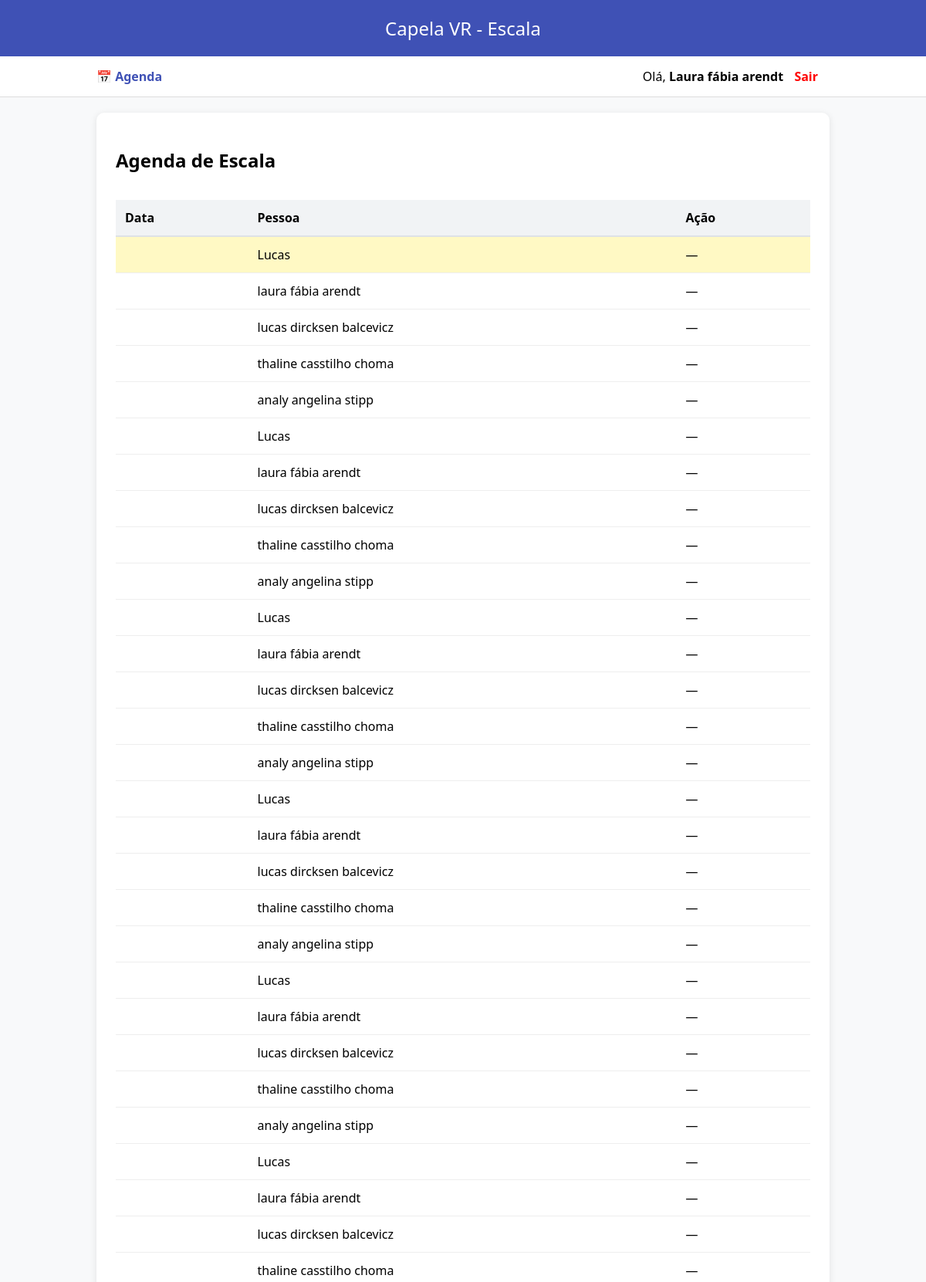
Page / (signed in, upper part) on the committed database.
### tables this page shows
CREATE TABLE pessoas (
                id INTEGER PRIMARY KEY AUTOINCREMENT,
                nome TEXT NOT NULL,
                senha TEXT DEFAULT '1234',
                role TEXT DEFAULT 'user',
                primeiro_login INTEGER DEFAULT 1,
                ordem INTEGER NOT NULL,
                ativo INTEGER DEFAULT 1
            , login TEXT);

CREATE TABLE agenda (
                id INTEGER PRIMARY KEY AUTOINCREMENT,
                data DATE NOT NULL,
                pessoa_id INTEGER NOT NULL,
                FOREIGN KEY(pessoa_id) REFERENCES pessoas(id)
            );

### app.py (the view)
@app.route("/")
def agenda():
    hoje_dt = date.today()
    hoje_str = hoje_dt.strftime("%Y-%m-%d")
    dias_faltando = None
    proxima_data_obj = None
    with get_db() as db:
        c = db.cursor()
        c.execute("""
            SELECT
                agenda.id,
                agenda.data,
                strftime('%d-%m-%Y', agenda.data) AS data_recebeu,
                strftime('%d-%m-%Y', date(agenda.data, '+1 day')) AS data_entrega,
                pessoas.nome,
                agenda.pessoa_id
            FROM agenda
            JOIN pessoas ON pessoas.id = agenda.pessoa_id
            ORDER BY agenda.data
        """)
        dados = c.fetchall()
        if session.get('user_id'):
            c.execute("""
                SELECT data FROM agenda
                WHERE pessoa_id = ? AND data >= ?
                ORDER BY data ASC LIMIT 1
            """, (session['user_id'], hoje_str))
            res = c.fetchone()
            if res:
                proxima_data_obj = datetime.strptime(res['data'], "%Y-%m-%d").date()
                dias_faltando = (proxima_data_obj - hoje_dt).days
    return render_template("agenda.html", agenda=dados, hoje=hoje_str, dias_faltando=dias_faltando, proxima_data=proxima_data_obj)

### app.py (called while the page is built)
def get_db():
    conn = sqlite3.connect(DB_NAME, timeout=10)
    conn.row_factory = sqlite3.Row
    return conn

### templates/agenda.html (shortened to what this page needs)
{% extends "base.html" %}
{% block content %}
<div style="display: flex; justify-content: space-between; align-items: center;">
    <h2>Agenda de Escala</h2>
</div>
<table>
    <tr>
        <th>Data</th>
        <th>Pessoa</th>
        <th>Ação</th>
    </tr>
    {% for a in agenda %}
    <tr {% if a['data'] == hoje %} style="background: #fff9c4;" {% endif %}>
        <td>{{ a['data_br'] }}</td>
        <td>{{ a['nome'] }}</td>
        <td>
            {% if a['data'] == hoje and session['role'] == 'admin' %}
            <form method="post" action="/atrasar">
                <input type="number" name="dias" value="1" min="1" style="width: 40px;">
                <button type="submit">Atrasar</button>
            </form>
            {% else %} — {% endif %}
        </td>
    </tr>
    {% endfor %}
</table>
{% endblock %}

### templates/base.html (shortened to what this page needs)
<!DOCTYPE html>
<html>
<head>
    <link rel="stylesheet" href="{{ url_for('static', filename='style.css') }}">
</head>
<body>
    <header>Capela VR - Escala</header>
    <nav>
        <div style="display: flex; justify-content: space-between; max-width: 950px; margin: auto;">
            <div>
                <a href="/">📅 Agenda</a>
            </div>
            <div>
                {% if session.get('nome') %}
                    <span>Olá, <b>{{ session['nome']|capitalize }}</b></span>
                    <a href="/logout" style="color: red; margin-left: 10px;">Sair</a>
                {% else %}
                    <a href="/login">Entrar</a>
                {% endif %}
            </div>
        </div>
    </nav>
    <div class="container">
        {% block content %}{% endblock %}
    </div>
</body>
</html>

### static/style.css (style rules this page uses)
body { font-family: 'Segoe UI', sans-serif; background: #f8f9fa; margin: 0; padding: 0; }
header { background: #3f51b5; color: white; padding: 20px; text-align: center; font-size: 24px; }
nav { background: white; padding: 15px; border-bottom: 1px solid #ddd; margin-bottom: 20px; }
nav a { margin-right: 15px; text-decoration: none; color: #3f51b5; font-weight: bold; }
.container { max-width: 900px; margin: auto; background: white; padding: 25px; border-radius: 10px; box-shadow: 0 2px 10px rgba(0,0,0,0.1); }
table { width: 100%; border-collapse: collapse; margin-top: 15px; }
th { background: #f1f3f5; padding: 12px; text-align: left; border-bottom: 2px solid #dee2e6; }
td { padding: 12px; border-bottom: 1px solid #eee; }

### rows in the picture
pessoas: nome "Laura fábia arendt"
agenda: nome "Lucas"
agenda: nome "laura fábia arendt"
agenda: nome "lucas dircksen balcevicz"
agenda: nome "thaline casstilho choma"
agenda: nome "analy angelina stipp"
agenda: nome "Lucas"
agenda: nome "laura fábia arendt"
agenda: nome "lucas dircksen balcevicz"
agenda: nome "thaline casstilho choma"
agenda: nome "analy angelina stipp"
agenda: nome "Lucas"
agenda: nome "laura fábia arendt"
agenda: nome "lucas dircksen balcevicz"
agenda: nome "thaline casstilho choma"
agenda: nome "analy angelina stipp"
agenda: nome "Lucas"
agenda: nome "laura fábia arendt"
agenda: nome "lucas dircksen balcevicz"
agenda: nome "thaline casstilho choma"
agenda: nome "analy angelina stipp"
agenda: nome "Lucas"
agenda: nome "laura fábia arendt"
agenda: nome "lucas dircksen balcevicz"
agenda: nome "thaline casstilho choma"
agenda: nome "analy angelina stipp"
agenda: nome "Lucas"
agenda: nome "laura fábia arendt"
agenda: nome "lucas dircksen balcevicz"
agenda: nome "thaline casstilho choma"
